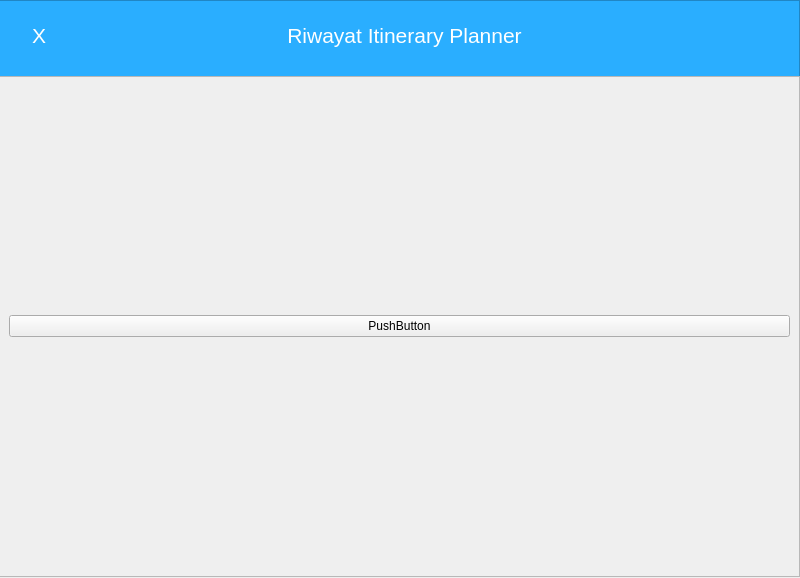
<?xml version="1.0" encoding="UTF-8"?>
<ui version="4.0">
 <class>Riwayat</class>
 <widget class="QMainWindow" name="Riwayat">
  <property name="geometry">
   <rect>
    <x>0</x>
    <y>0</y>
    <width>800</width>
    <height>578</height>
   </rect>
  </property>
  <property name="windowTitle">
   <string>MainWindow</string>
  </property>
  <widget class="QWidget" name="centralwidget">
   <widget class="QFrame" name="frame">
    <property name="geometry">
     <rect>
      <x>-1</x>
      <y>0</y>
      <width>801</width>
      <height>80</height>
     </rect>
    </property>
    <property name="styleSheet">
     <string notr="true">background-color: rgb(42, 174, 255);</string>
    </property>
    <property name="frameShape">
     <enum>QFrame::StyledPanel</enum>
    </property>
    <property name="frameShadow">
     <enum>QFrame::Raised</enum>
    </property>
    <widget class="QPushButton" name="pushButton">
     <property name="geometry">
      <rect>
       <x>10</x>
       <y>10</y>
       <width>60</width>
       <height>50</height>
      </rect>
     </property>
     <property name="styleSheet">
      <string notr="true">QPushButton{
color: white;
	background-color: rgb(42, 174, 255);
	border: none;
font: 16pt;
}
QPushButton:hover{
background-color: rgb(35, 148, 213);
}
QPushButton:pressed{
background-color: rgb(25, 105, 152);
}</string>
     </property>
     <property name="text">
      <string>X</string>
     </property>
     <property name="flat">
      <bool>true</bool>
     </property>
    </widget>
    <widget class="QLabel" name="label">
     <property name="geometry">
      <rect>
       <x>220</x>
       <y>10</y>
       <width>371</width>
       <height>50</height>
      </rect>
     </property>
     <property name="styleSheet">
      <string notr="true">QLabel{
background-color: rgb(42, 174, 255);
font: 16pt;
color: white;
}</string>
     </property>
     <property name="text">
      <string>Riwayat Itinerary Planner</string>
     </property>
     <property name="scaledContents">
      <bool>false</bool>
     </property>
     <property name="alignment">
      <set>Qt::AlignCenter</set>
     </property>
    </widget>
   </widget>
   <widget class="QScrollArea" name="scrollArea">
    <property name="geometry">
     <rect>
      <x>-1</x>
      <y>76</y>
      <width>801</width>
      <height>501</height>
     </rect>
    </property>
    <property name="widgetResizable">
     <bool>true</bool>
    </property>
    <widget class="QWidget" name="scrollAreaWidgetContents">
     <property name="geometry">
      <rect>
       <x>0</x>
       <y>0</y>
       <width>799</width>
       <height>499</height>
      </rect>
     </property>
     <layout class="QVBoxLayout" name="verticalLayout_3">
      <item>
       <widget class="QPushButton" name="pushButton_2">
        <property name="text">
         <string>PushButton</string>
        </property>
       </widget>
      </item>
     </layout>
    </widget>
   </widget>
  </widget>
 </widget>
 <resources/>
 <connections/>
</ui>
